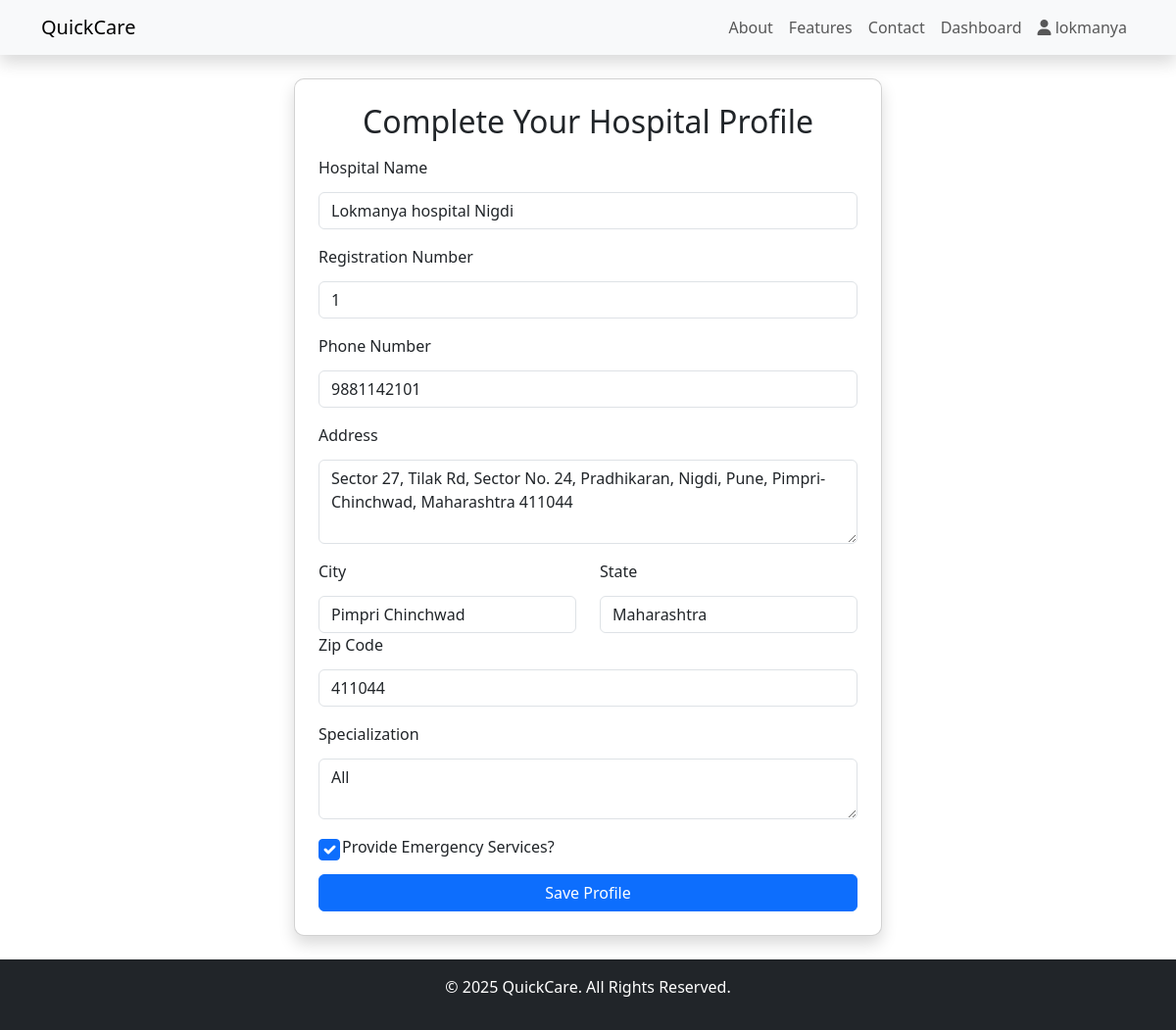
The app's page /accounts/profile/hospital/ (signed in) with its own data.
### accounts/models.py (models this page shows, shortened)
class CustomUser(AbstractUser):
    user_type=models.CharField(max_length=50)
    groups = models.ManyToManyField(Group, related_name="customuser_groups", blank=True)
    user_permissions = models.ManyToManyField(Permission, related_name="customuser_permissions", blank=True)

class HospitalProfile(models.Model):
    user = models.OneToOneField(CustomUser, on_delete=models.CASCADE, related_name="hospital_profile")
    hospital_name = models.CharField(max_length=255)
    registration_number = models.CharField(max_length=100, unique=True)
    phone_number = models.CharField(max_length=15, blank=True, null=True)
    address = models.TextField()
    city = models.CharField(max_length=100)
    state = models.CharField(max_length=100)
    zip_code = models.CharField(max_length=10)
    specialization = models.TextField(blank=True, null=True)  # Special services provided
    emergency_services = models.BooleanField(default=False)  # True if hospital has emergency care

### accounts/views.py (the view)
# urls.py: path("profile/hospital/", complete_hospital_profile, name="complete_hospital_profile"),
def complete_hospital_profile(request):
    if request.method == "POST":
        form = HospitalProfileForm(request.POST, instance=request.user.hospital_profile)
        if form.is_valid():
            form.save()
            return redirect("home")  # Redirect after profile completion
    else:
        form = HospitalProfileForm(instance=request.user.hospital_profile)
    return render(request, "accounts/complete_hospital_profile.html", {"form": form})

### accounts/templates/accounts/complete_hospital_profile.html (shortened to what this page needs)
{% extends "home/base.html" %}
{% block content %}
<div class="container d-flex justify-content-center align-items-center vh-80 mt-4 mb-4">
    <div class="card shadow p-4" style="width: 600px;">
        <h2 class="text-center mb-3">Complete Your Hospital Profile</h2>
        <form method="post" class="needs-validation">
            <div class="mb-3">
                <label for="{{ form.hospital_name.id_for_label }}" class="form-label">Hospital Name</label>
                {{ form.hospital_name }}
            </div>
            <div class="mb-3">
                <label for="{{ form.registration_number.id_for_label }}" class="form-label">Registration Number</label>
                {{ form.registration_number }}
            </div>
            <div class="mb-3">
                <label for="{{ form.phone_number.id_for_label }}" class="form-label">Phone Number</label>
                {{ form.phone_number }}
            </div>
            <div class="mb-3">
                <label for="{{ form.address.id_for_label }}" class="form-label">Address</label>
                {{ form.address }}
            </div>
            <div class="row">
                <div class="col-md-6">
                    <label for="{{ form.city.id_for_label }}" class="form-label">City</label>
                    {{ form.city }}
                </div>
                <div class="col-md-6">
                    <label for="{{ form.state.id_for_label }}" class="form-label">State</label>
                    {{ form.state }}
                </div>
            </div>
            <div class="mb-3">
                <label for="{{ form.zip_code.id_for_label }}" class="form-label">Zip Code</label>
                {{ form.zip_code }}
            </div>
            <div class="mb-3">
                <label for="{{ form.specialization.id_for_label }}" class="form-label">Specialization</label>
                {{ form.specialization }}
            </div>
            <div class="mb-3 form-check">
                {{ form.emergency_services }}
                <label for="{{ form.emergency_services.id_for_label }}" class="form-check-label">Provide Emergency Services?</label>
            </div>
            <button type="submit" class="btn btn-primary w-100">Save Profile</button>
        </form>
    </div>
</div>
{% endblock %}

### home/templates/home/base.html (shortened to what this page needs)
<!DOCTYPE html>
<html lang="en">
  <head>
    <link rel="stylesheet" href="https://cdn.jsdelivr.net/npm/bootstrap@5.3.0/dist/css/bootstrap.min.css" />
    <link rel="stylesheet" href="https://cdnjs.cloudflare.com/ajax/libs/font-awesome/6.4.2/css/all.min.css" />
  </head>
  <body>
    <nav class="navbar navbar-expand-lg navbar-light bg-light shadow position-sticky top-0 z-3">
      <div class="container">
        <a class="navbar-brand" href="{% url 'home' %}">QuickCare</a>
        <div class="collapse navbar-collapse" id="navbarNav">
          <ul class="navbar-nav ms-auto">
            <li class="nav-item">
              <a class="nav-link" href="#about">About</a>
            </li>
            <li class="nav-item">
              <a class="nav-link" href="#features">Features</a>
            </li>
            <li class="nav-item">
              <a class="nav-link" href="#contact">Contact</a>
            </li>
            {% if user.is_authenticated %}
            <li class="nav-item">
              {% if user.user_type == "Patient" %}
                <a href="{% url 'patient_dashboard' %}" class="nav-link">Dashboard</a>
              {% elif user.user_type == "Hospital" %}
                <a href="{% url 'hospital_dashboard' %}" class="nav-link">Dashboard</a>
              {% endif %}
            </li>
            <li class="nav-item">
              {% if user.user_type == "Patient" %}
              <a href="{% url 'patient_profile' %}" class="nav-link"><i class="fa-solid fa-user"></i> {{ user.username }}</a>
              {% elif user.user_type == "Hospital" %}
              <a href="{% url 'hospital_profile' %}" class="nav-link"><i class="fa-solid fa-user"></i> {{ user.username }}</a>
              {% endif %}
            </li>
            {% else %}
            <li class="nav-item">
              <a href="{% url 'login' %}" class="btn btn-primary">Login</a>
            </li>
            {% endif %}
          </ul>
        </div>
      </div>
    </nav>
    {% block content %} {% endblock %}
    <footer class="bg-dark text-white text-center py-3">
      <p>&copy; 2025 QuickCare. All Rights Reserved.</p>
    </footer>
  </body>
</html>

### accounts/templates/accounts/complete_hospital_profile.html (style rules this page uses)
input, textarea { width: 100%; padding: 10px; margin-top: 5px; border: 1px solid #ccc; border-radius: 5px; }
.card { border-radius: 10px; }

### records on screen
CustomUser: username "lokmanya"
HospitalProfile: hospital_name "Lokmanya hospital Nigdi", registration_number "1", phone_number "9881142101", address "Sector 27, Tilak Rd, Sector No. 24, Pradhikaran, Nigdi, Pune, Pimpri-Chinchwad, Maharashtra 411044", city "Pimpri Chinchwad", state "Maharashtra", zip_code "411044", specialization "All", emergency_services "☑"
